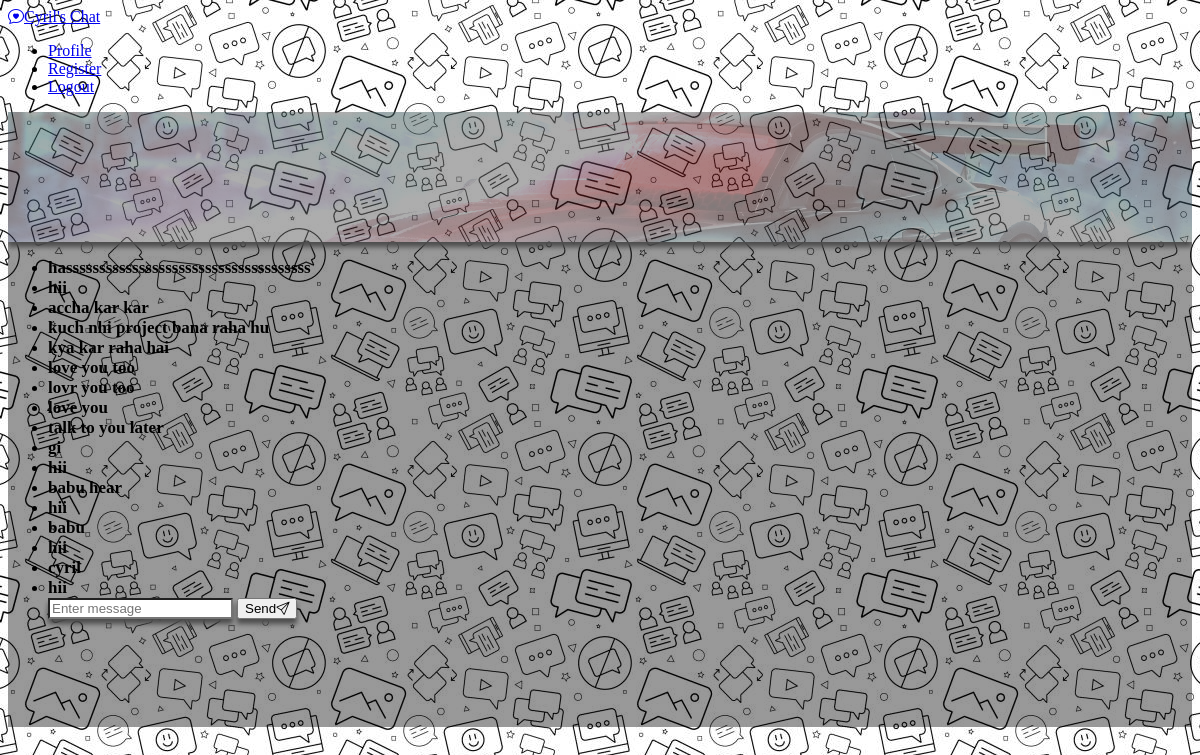
The page /chat/1/ (signed in) on the database its author committed.
### users/models.py (models this page shows, shortened)
class Profile(models.Model):
    user = models.OneToOneField(settings.AUTH_USER_MODEL, on_delete=models.CASCADE)
    profilePhoto = models.ImageField(upload_to='users/%Y/%m/%d', blank=True)
    backgroundPhoto = models.ImageField(upload_to='users/%Y/%m/%d', blank=True)

### chat/models.py (models this page shows, shortened)
class Message(models.Model):
    message_to = models.ForeignKey(User, on_delete=models.CASCADE, related_name='received_messages')
    message = models.CharField(max_length=100)
    created = models.DateTimeField(auto_now=True)
    message_by =  models.ForeignKey(User, on_delete=models.CASCADE, related_name='sent_messages')
    class Meta:
        ordering = ('created',)

### chat/views.py (the view)
# urls.py: path('<int:id>/',views.chat,name='chat'),
def chat(request, id):
    current_user = request.user
    current_user_id = current_user.id
    user_name = get_object_or_404(User, id=id).username
    user = User.objects.get(username=user_name)
    if request.method == 'POST':
        message = request.POST.get('message')
        message_by = current_user
        message_to = user
        msg = Message(message=message,message_by=message_by,message_to=message_to,)
        msg.save()
    user = get_object_or_404(User, id=id)
    all_messages = Message.objects.filter(
    Q(message_to=user.id, message_by=current_user_id) | Q(message_to=current_user_id, message_by=user.id)
).order_by('-created')
    return render(request, 'chat/chat.html',{'user':user,'all_messages':all_messages,'current_user':current_user})

### chat/templates/chat/chat.html (shortened to what this page needs)
{% extends 'chat/base.html' %}
{% block body %}
<div class="container px-2 py-1 border border-3 border-dark" style="background-color: rgba(0, 0, 0, 0.4); height:615px; overflow-y: auto; position: relative;" >
  <div class="card bg-dark text-white" style="width: 100%; height: 130px; overflow: hidden; position: relative; box-shadow: 0px 5px 5px #4d4d4d;">
    <img style="opacity:0.2; width: 100%; height: auto; display: block; filter: brightness(150%);" class="card-img" src="{{ user.profile.backgroundPhoto.url }}" alt="">
  </div>
<ul class="list-group border-0" style="background: transparent;">
    <div class="container" style="background: transparent; ">
    {% for message in all_messages %}
        {% if  message.message_by  ==  current_user  %}
            <li class="list-group-item border-0 px-4 d-flex justify-content-end" style="background: transparent;">
                <div class="btn btn-primary btn-sm border border-2 border-dark">
                    <text style="font-weight: 600; font-size: 17px;">{{ message.message }} </text>
                </div>
            </li>
        {% else %}
            <li class="list-group-item border-0 px-4 d-flex" style="background: transparent;">
                <div class="btn btn-dark btn-sm border border-2 border-dark" style="opacity: 1;">
                    <text style="font-weight: 600; font-size: 17px;">{{ message.message }} </text>
                </div>
            </li>
        {% endif %}
    {% endfor %}
<div class="fixed-bottom p-3">
    <div class="container">
        <form method="POST" class="d-flex">
            <input class="form-control  mx-3 border border-2 border-dark" id="message-input" type="text" name="message" placeholder="Enter message" style="box-shadow: 0px 5px 5px #4d4d4d;">
            <button class="btn btn-success d-flex me-3 border border-2 border-dark" type="submit" style="box-shadow: 0px 5px 5px #4d4d4d;">Send<i class="bi bi-send"></i></button>
        </form>
    </div>
</div>
</ul>
</div>
{% endblock %}

### chat/templates/chat/base.html (shortened to what this page needs)
{% load static %}
<!DOCTYPE html>
<html>
    <head>
        <link href="https://cdn.jsdelivr.net/npm/bootstrap@5.1.3/dist/css/bootstrap.min.css" rel="stylesheet"integrity="sha384-1BmE4kWBq78iYhFldvKuhfTAU6auU8tT94WrHftjDbrCEXSU1oBoqyl2QvZ6jIW3">
        <link rel="stylesheet" href="https://cdn.jsdelivr.net/npm/bootstrap-icons@1.11.1/font/bootstrap-icons.css">
    </head>
    <body style="background-image: url({% static 'chat/images/back1.jpg' %}); background-attachment: fixed;">
<div class="container" >
<nav class="navbar navbar-expand-lg navbar-dark bg-dark px-5 fixed-top" >
  <div class="container">
  <a class="navbar-brand px-5" href="/chat/"><i class="bi bi-chat-heart px-2"></i>Cyril's Chat</a>
  <div class="">
    <ul class="navbar-nav">
      <li class="nav-item">
        <a class="nav-link" href="/users/profile/">Profile </a>
      </li>
      <li class="nav-item">
        <a class="nav-link" href="/users/register/">Register</a>
      </li>
      {% if request.user.is_authenticated %}
        <li class="nav-item">
          <a class="nav-link text-gray-500 font-semibold px-5" href="/users/logout/">Logout</a>
        </li>
      {% else %}
        <li class="nav-item">
          <a class="nav-link text-gray-500 font-semibold px-5" href="/users/login/">Login</a>
        </li>
      {% endif %}
    </ul>
  </div>
</nav>
</div>
        {% block body %}
        {% endblock %}
    </body>
</html>

### rows shown on the page
Message: message "hasssssssssssssssssssssssssssssssssssss"
Message: message "hii"
Message: message "accha kar kar"
Message: message "kuch nhi project bana raha hu"
Message: message "kya kar raha hai"
Message: message "love you too"
Message: message "lovr you too"
Message: message "love you"
Message: message "talk to you later"
Message: message "gi"
Message: message "hii"
Message: message "babu hear"
Message: message "hii"
Message: message "babu"
Message: message "hii"
Message: message "cyril"
Message: message "hii"
